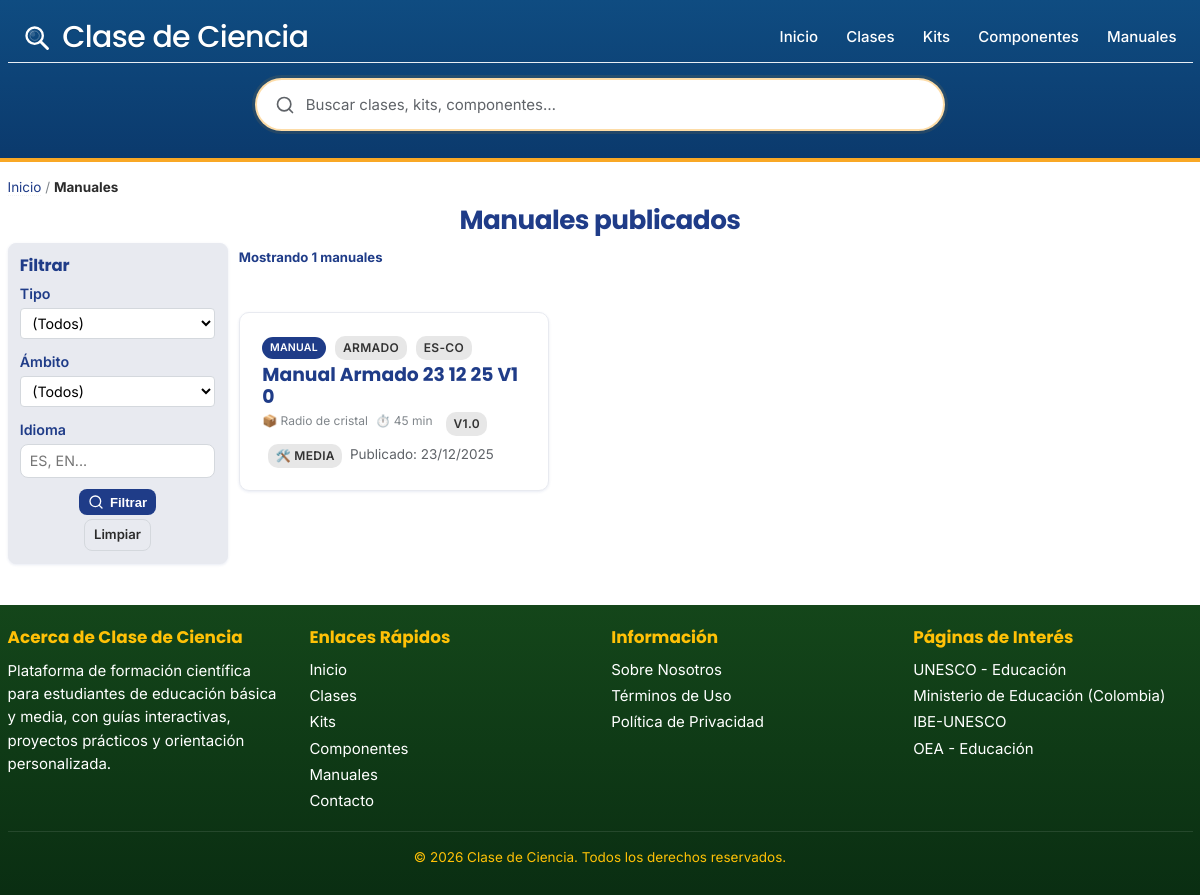
The page /manuales.php on the database as committed earlier.
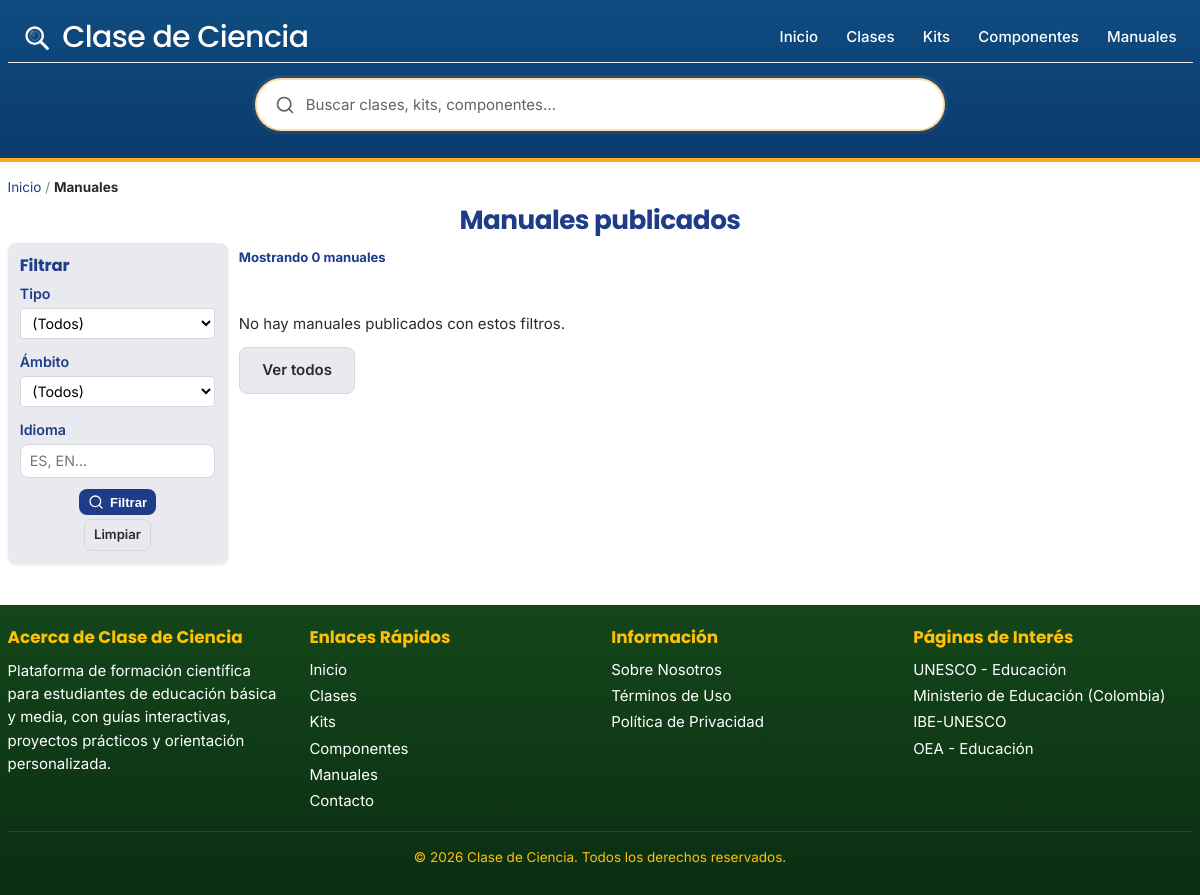
The same page on the database as committed later.
### tables this page shows
CREATE TABLE `kit_manuals` (
  `id` int(11) NOT NULL,
  `kit_id` int(11) DEFAULT NULL,
  `slug` varchar(120) NOT NULL COMMENT 'Slug del manual (por kit/idioma)',
  `version` varchar(32) NOT NULL DEFAULT '1.0',
  `autor` varchar(255) DEFAULT NULL COMMENT 'Nombre del autor del manual',
  `status` enum('draft','approved','published','discontinued') NOT NULL DEFAULT 'draft',
  `tipo_manual` enum('seguridad','armado','calibracion','uso','mantenimiento','teoria','experimento','solucion','evaluacion','docente','referencia') NOT NULL DEFAULT 'armado',
  `ambito` enum('kit','componente') NOT NULL DEFAULT 'kit',
  `item_id` int(11) DEFAULT NULL,
  `idioma` varchar(10) NOT NULL DEFAULT 'es-CO',
  `resumen` varchar(255) DEFAULT NULL,
  `time_minutes` int(11) DEFAULT NULL COMMENT 'Tiempo estimado de armado',
  `dificultad_ensamble` varchar(32) DEFAULT NULL,
  `pasos_json` longtext DEFAULT NULL CHECK (json_valid(`pasos_json`)),
  `herramientas_json` longtext DEFAULT NULL CHECK (json_valid(`herramientas_json`)),
  `seguridad_json` longtext DEFAULT NULL CHECK (json_valid(`seguridad_json`)),
  `html` mediumtext DEFAULT NULL,
  `render_mode` enum('legacy','fullhtml') NOT NULL DEFAULT 'legacy',
  `published_at` datetime DEFAULT NULL,
  `created_at` datetime NOT NULL DEFAULT current_timestamp(),
  `updated_at` datetime NOT NULL DEFAULT current_timestamp() ON UPDATE current_timestamp()
);

CREATE TABLE `kits` (
  `id` int(11) NOT NULL,
  `clase_id` int(11) NOT NULL,
  `nombre` varchar(120) NOT NULL,
  `slug` varchar(120) DEFAULT NULL,
  `codigo` varchar(64) DEFAULT NULL,
  `version` varchar(32) DEFAULT NULL,
  `resumen` text DEFAULT NULL,
  `contenido_html` mediumtext DEFAULT NULL,
  `imagen_portada` varchar(255) DEFAULT NULL,
  `video_portada` varchar(255) DEFAULT NULL,
  `seguridad` longtext DEFAULT NULL CHECK (json_valid(`seguridad`)),
  `seo_title` varchar(160) DEFAULT NULL,
  `seo_description` varchar(255) DEFAULT NULL,
  `activo` tinyint(1) NOT NULL DEFAULT 1,
  `created_at` datetime NOT NULL DEFAULT current_timestamp(),
  `updated_at` datetime NOT NULL DEFAULT current_timestamp() ON UPDATE current_timestamp(),
  `time_minutes` int(11) DEFAULT NULL COMMENT 'Tiempo armado por defecto',
  `dificultad_ensamble` varchar(32) DEFAULT NULL COMMENT 'Dificultad por defecto'
);

### includes/functions.php (called while the page is built, shortened)
<?php
function h($string) {
    return htmlspecialchars((string)$string, ENT_QUOTES, 'UTF-8');
}

### manuales.php (the view, shortened to what this page needs)
<?php
require_once 'config.php';
require_once 'includes/functions.php';
$idioma = isset($_GET['idioma']) ? trim($_GET['idioma']) : '';
$items = [];
try {
    $where = ["k.activo = 1"];
    $params = [];
    $where[] = "m.status IN ('published','discontinued')";
      $sql = "SELECT m.id, m.slug, m.version, m.idioma, m.time_minutes, m.dificultad_ensamble, m.updated_at, m.published_at, m.status,
             m.tipo_manual, m.ambito, m.item_id,
             k.id AS kit_id, k.nombre AS kit_nombre, k.slug AS kit_slug,
             i.slug AS item_slug
           FROM kit_manuals m
           JOIN kits k ON k.id = m.kit_id
           LEFT JOIN kit_items i ON i.id = m.item_id
            WHERE " . implode(' AND ', $where) . "
            ORDER BY k.nombre ASC, m.slug ASC, m.version DESC";
    $stmt = $pdo->prepare($sql);
    $stmt->execute($params);
    $items = $stmt->fetchAll(PDO::FETCH_ASSOC) ?: [];
} catch (PDOException $e) {
    error_log('Error manuales list: ' . $e->getMessage());
    $items = [];
}
$tipo_map = [
  'seguridad' => ['emoji' => '🛡️', 'label' => 'Seguridad'],
  'armado' => ['emoji' => '🛠️', 'label' => 'Armado'],
  'calibracion' => ['emoji' => '🎛️', 'label' => 'Calibración'],
  'uso' => ['emoji' => '▶️', 'label' => 'Uso'],
  'mantenimiento' => ['emoji' => '🧰', 'label' => 'Mantenimiento'],
  'teoria' => ['emoji' => '📘', 'label' => 'Teoría'],
  'experimento' => ['emoji' => '🧪', 'label' => 'Experimento'],
  'solucion' => ['emoji' => '🩺', 'label' => 'Solución'],
  'evaluacion' => ['emoji' => '✅', 'label' => 'Evaluación'],
  'docente' => ['emoji' => '👩‍🏫', 'label' => 'Docente'],
  'referencia' => ['emoji' => '📚', 'label' => 'Referencia']
];
include 'includes/header.php';
?>
<div class="container library-page">
  <div class="breadcrumb">
    <a href="/">Inicio</a> / <strong>Manuales</strong>
  </div>
  <h1>Manuales publicados</h1>
  <div class="library-layout">
    <aside class="filters-sidebar">
      <h2>Filtrar</h2>
      <form method="get" action="/manuales.php" class="filters-form">
        <div class="filter-group">
          <label class="filter-title" for="tipo">Tipo</label>
          <select id="tipo" name="tipo">
            <option value="">(Todos)</option>
          </select>
        </div>
        <div class="filter-group">
          <label class="filter-title" for="ambito">Ámbito</label>
          <select id="ambito" name="ambito">
            <option value="">(Todos)</option>
          </select>
        </div>
        <div class="filter-group">
          <label class="filter-title" for="idioma">Idioma</label>
          <input type="text" id="idioma" name="idioma" value="<?= h($idioma) ?>" placeholder="ES, EN..." />
        </div>
        <div class="filter-actions">
          <button type="submit" class="btn btn-primary">
            <svg width="16" height="16" viewBox="0 0 24 24" fill="none" stroke="currentColor" stroke-width="2" stroke-linecap="round" stroke-linejoin="round" aria-hidden="true" focusable="false" style="margin-right:6px;">
              <circle cx="11" cy="11" r="8"></circle>
              <path d="m21 21-4.35-4.35"></path>
            </svg>
            Filtrar
          </button>
          <a href="/manuales.php" class="btn btn-secondary">Limpiar</a>
        </div>
      </form>
    </aside>
    <div class="library-content">
      <div class="results-header">
        <p class="results-count">
          Mostrando <?= count($items) ?> manuales
        </p>
      </div>
      <?php if (empty($items)): ?>
        <div class="no-results">
          <p>No hay manuales publicados con estos filtros.</p>
          <a href="/manuales.php" class="btn btn-secondary">Ver todos</a>
        </div>
      <?php else: ?>
        <div class="articles-grid">
          <?php foreach ($items as $m): ?>
          <?php
            $tk = strtolower((string)($m['tipo_manual'] ?? ''));
            $emoji = '📘'; $label = 'Manual';
            if ($tk && isset($tipo_map[$tk])) { $emoji = $tipo_map[$tk]['emoji']; $label = $tipo_map[$tk]['label']; }
            elseif (strpos(strtolower($m['slug']), 'arm') !== false) { $emoji = '🛠️'; $label = 'Armado'; }
            $href = '/' . h($m['slug']);
          ?>
          <article class="article-card" data-href="<?= h($href) ?>">
            <a class="card-link" href="<?= h($href) ?>">
              <div class="card-content">
                <div class="card-meta">
                  <span class="section-badge">Manual</span>
                  <span class="badge"><?= h($label) ?></span>
                  <?php if (!empty($m['idioma'])): ?><span class="badge"><?= h($m['idioma']) ?></span><?php endif; ?>
                </div>
                <h3><?= h(ucwords(str_replace('-', ' ', (string)$m['slug']))) ?></h3>
                <div class="card-footer">
                  <span class="area">📦 <?= h($m['kit_nombre']) ?></span>
                  <?php if (!empty($m['time_minutes'])): ?><span class="age">⏱️ <?= (int)$m['time_minutes'] ?> min</span><?php endif; ?>
                  <?php if (!empty($m['version'])): ?><span class="badge">v<?= h($m['version']) ?></span><?php endif; ?>
                  <?php if (!empty($m['dificultad_ensamble'])): ?><span class="badge">🛠️ <?= h($m['dificultad_ensamble']) ?></span><?php endif; ?>
                  <?php if (!empty($m['published_at'])): ?><span class="muted">Publicado: <?= h(date('d/m/Y', strtotime($m['published_at']))) ?></span><?php endif; ?>
                </div>
              </div>
            </a>
          </article>
          <?php endforeach; ?>
        </div>
      <?php endif; ?>
    </div>
  </div>
</div>
<?php include 'includes/footer.php'; ?>

### includes/header.php (shortened to what this page needs)
<!DOCTYPE html>
<html lang="en">
<head>
    <link rel="stylesheet" href="/assets/css/style.css">
    <link rel="stylesheet" href="/assets/css/article-content.css">
    <link rel="stylesheet" href="/assets/css/print.css" media="print">
</head>
<body class="<?= isset($body_class) ? h($body_class) : '' ?>">
    <header class="site-header">
        <div class="container">
            <div class="header-content">
                <h1 class="site-title">
                    <a href="/">
                        <?= SITE_NAME ?>
                    </a>
                </h1>
                <nav class="main-nav" aria-label="Main Navigation">
                    <ul>
                        <li><a href="/">Inicio</a></li>
                        <li><a href="/clases">Clases</a></li>
                        <li><a href="/kits">Kits</a></li>
                        <li><a href="/componentes">Componentes</a></li>
                        <li><a href="/manuales.php">Manuales</a></li>
                    </ul>
                </nav>
            </div>
        </div>
        <div class="container header-search-container">
            <div class="search-box">
                <form class="search-form" role="search" aria-label="Buscar clases de ciencia">
                    <input
                        type="search"
                        class="search-input"
                        placeholder="Buscar clases, kits, componentes…"
                        aria-label="Buscar clases"
                        autocomplete="off"
                    >
                </form>
            </div>
        </div>
    </header>
    <main class="site-main">

### includes/footer.php (shortened to what this page needs)
    </main>
    <footer class="site-footer">
        <div class="container">
            <div class="footer-content">
                <div class="footer-section">
                    <h3>Acerca de <?= SITE_NAME ?></h3>
                    <p>Plataforma de formación científica para estudiantes de educación básica y media, con guías interactivas, proyectos prácticos y orientación personalizada.</p>
                </div>
                <div class="footer-section">
                    <h3>Enlaces Rápidos</h3>
                    <ul>
                        <li><a href="/">Inicio</a></li>
                        <li><a href="/clases">Clases</a></li>
                        <li><a href="/kits">Kits</a></li>
                        <li><a href="/componentes">Componentes</a></li>
                        <li><a href="/manuales.php">Manuales</a></li>
                        <li><a href="/contact.php">Contacto</a></li>
                    </ul>
                </div>
                <div class="footer-section">
                    <h3>Información</h3>
                    <ul>
                        <li><a href="/sobre-nosotros.php">Sobre Nosotros</a></li>
                        <li><a href="/terms.php">Términos de Uso</a></li>
                        <li><a href="/privacy.php">Política de Privacidad</a></li>
                    </ul>
                </div>
                <div class="footer-section">
                    <h3>Páginas de Interés</h3>
                    <ul>
                        <li><a href="https://www.unesco.org/es/education" target="_blank" rel="noopener">UNESCO - Educación</a></li>
                        <li><a href="https://www.mineducacion.gov.co/" target="_blank" rel="noopener">Ministerio de Educación (Colombia)</a></li>
                        <li><a href="https://www.ibe.unesco.org/" target="_blank" rel="noopener">IBE-UNESCO</a></li>
                        <li><a href="https://www.oas.org/es/sedi/dde/" target="_blank" rel="noopener">OEA - Educación</a></li>
                    </ul>
                </div>
            </div>
            <div class="footer-bottom">
                <p>&copy; <?= date('Y') ?> <?= SITE_NAME ?>. Todos los derechos reservados.</p>
            </div>
        </div>
    </footer>
</body>
</html>

Rows that differ between the two databases and show on the page:
no longer on this page (row edited): kit_manuals: tipo_manual "ARMADO", idioma "ES-CO", slug "Manual Armado 23 12 25 V1 0", kit.nombre "Radio de cristal", time_minutes "45", version "1.0", dificultad_ensamble "MEDIA", published_at "23/12/2025"
Other text that changed with them:
count($items): "1" → "0"
text now shown: "No hay manuales publicados con estos filtros. Ver todos"
